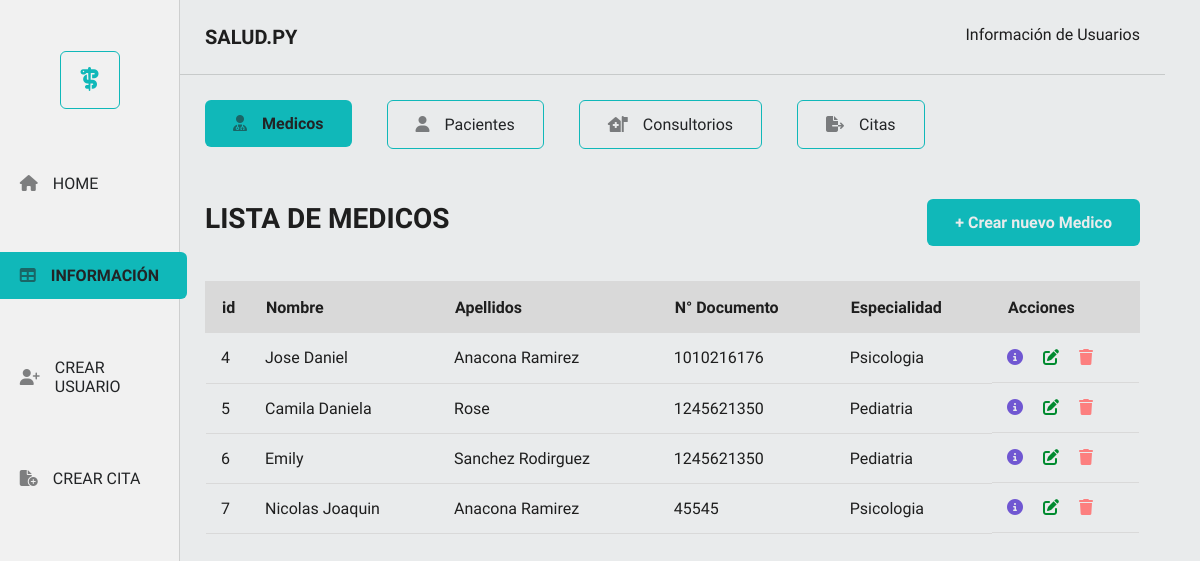
The page /medicos on the database as committed earlier.
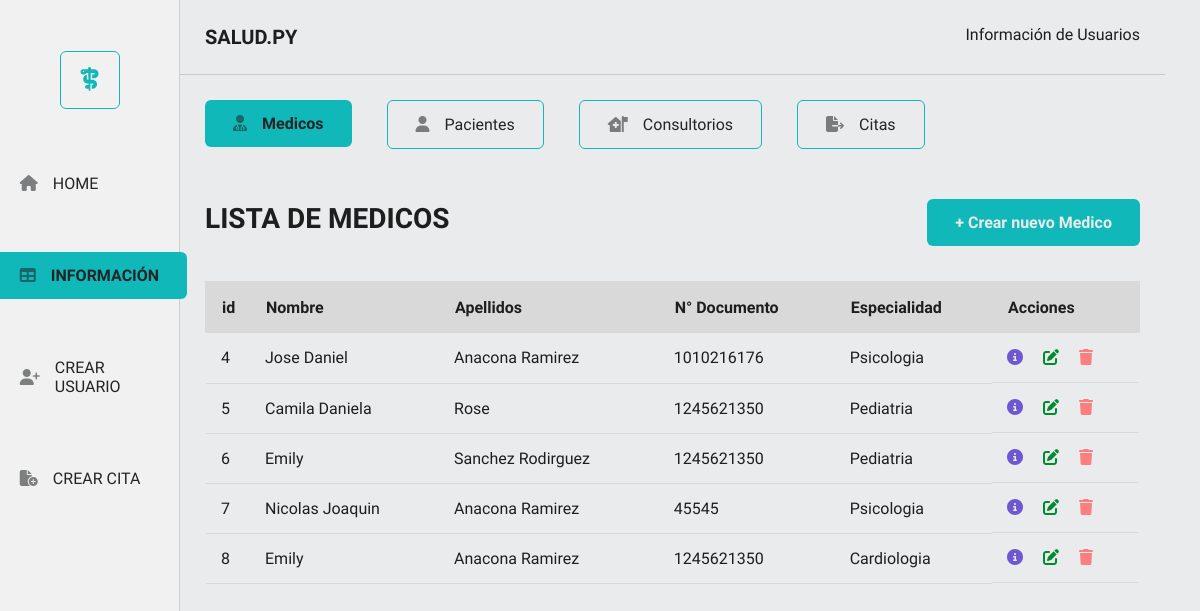
The same page on the database as committed later.
### app/models.py (models this page shows)
class Medico(db.Model):
    __tablename__='medicos'
    id = db.Column(db.Integer, primary_key = True )
    nombres = db.Column(db.String(120), nullable = True )
    apellidos = db.Column(db.String(120), nullable = True)
    tipo_identificacion = db.Column(db.String(4), nullable = True)
    numero_identificacion = db.Column(db.Integer)
    registro_medico = db.Column(db.Integer)
    especialidad = db.Column(db.String(50))
    citas = db.relationship("Cita" , backref = "medico" )

### app/routes.py (the view)
@app.route('/medicos')
def get_all_medicos():
    medicos = Medico.query.all()
    return render_template('medicos/medicos.html', medicos = medicos)

### app/templates/medicos/medicos.html (shortened to what this page needs)
<!DOCTYPE html>
<html lang="en">
  <head>
    <link rel="stylesheet" href="/app/styles/styles.css">
    <link rel="stylesheet" href="{{ url_for('static', filename='styles.css' )}}">
    <link rel="stylesheet" href="{{ url_for('static', filename='navs/menuLeft.css')}}">
    <link rel="stylesheet" href="{{ url_for('static', filename = 'info/infoUser.css')}}">
  </head>
  <body>
    <section class="sectionHomeTable">
      <section class="navLeft">
        <div class="logoNav"><span><i class="fa-solid fa-staff-snake"></i></span></div>
        <div class="navMenuLeft">
          <ul>
            <li><a class="botonLineNone" href="http://127.0.0.1:5000/"><span><i class="fa-solid fa-house"></i></span>HOME</a></li>
            <li><a class="botonPrimary" href="http://127.0.0.1:5000/medicos"><span><i class="fa-solid fa-table"></i></span>INFORMACIÓN</a></li>
            <li><a class="botonLineNone" href="http://127.0.0.1:5000/medicos/create"><span><i class="fa-solid fa-user-plus"></i></span>CREAR USUARIO</a></li>
            <li><a class="botonLineNone" href="http://127.0.0.1:5000/citas/create"><span><i class="fa-solid fa-file-circle-plus"></i></span>CREAR CITA</a></li>
          </ul>
        </div>
      </section>
      <section class="contenidoRight">
        <nav>
          <div class="headerRight">
            <h3>SALUD.PY</h3>
            <p>Información de Usuarios</p>
          </div>
          <div class="navInfoRight">
            <ul>
              <li><a class="botonPrimary" href="http://127.0.0.1:5000/medicos"><span><i class="fa-solid fa-user-doctor"></i></span>Medicos</a> </li>
              <li><a class="botonLine" href="http://127.0.0.1:5000/pacientes"><span><i class="fa-solid fa-user"></i></span> Pacientes </a></li>
              <li><a class="botonLine" href="http://127.0.0.1:5000/consultorios"><span><i class="fa-solid fa-house-medical-flag"></i></span>Consultorios </a></li>
              <li><a class="botonLine" href="http://127.0.0.1:5000/citas"><span><i class="fa-solid fa-file-export"></i></span>Citas</a></li>
            </ul>
          </div>
        </nav>
        <section class="containerRight">
          <div class="navHeaderTable">
            <h3 class="titleTable">LISTA DE MEDICOS</h3>
            <a class="botonPrimary" href="http://127.0.0.1:5000/medicos/create">+ Crear nuevo Medico</a>
          </div>
          <article>
            <table class="table">
              <thead class="tableTitle">
                <tr>
                  <th>id</th>
                  <th>Nombre</th>
                  <th>Apellidos</th>
                  <th>N° Documento</th>
                  <th>Especialidad</th>
                  <th>Acciones</th>
                </tr>
              </thead>
              <tbody>
                {% for medico in medicos %}
                <tr>
                  <td>{{ medico.id }}</td>
                  <td>{{ medico.nombres }}</td>
                  <td>{{ medico.apellidos }}</td>
                  <td>{{ medico.numero_identificacion}}</td>
                  <td>{{ medico.especialidad }}</td>
                  <td class="accionIcon">
                    <a class="iconInfo" href="/medicos/{{ medico.id }}"><i class="fa-solid fa-circle-info"></i></a>
                    <a class="iconUpdate" href="/medicos/update/{{ medico.id}}"><i class="fa-solid fa-pen-to-square"></i></a>
                    <a class="iconDelete" href="/medicos/delete/{{ medico.id }}"><i class="fa-solid fa-trash"></i></a>
                  </td>
                </tr>
                {% endfor %}
              </tbody>
            </table>
          </article>
        </section>
      </section>
    </section>
  </body>
</html>

Rows that differ between the two databases and show on the page:
added Medico: id "8", nombres "Emily", apellidos "Anacona Ramirez", numero_identificacion "1245621350", especialidad "Cardiologia"
